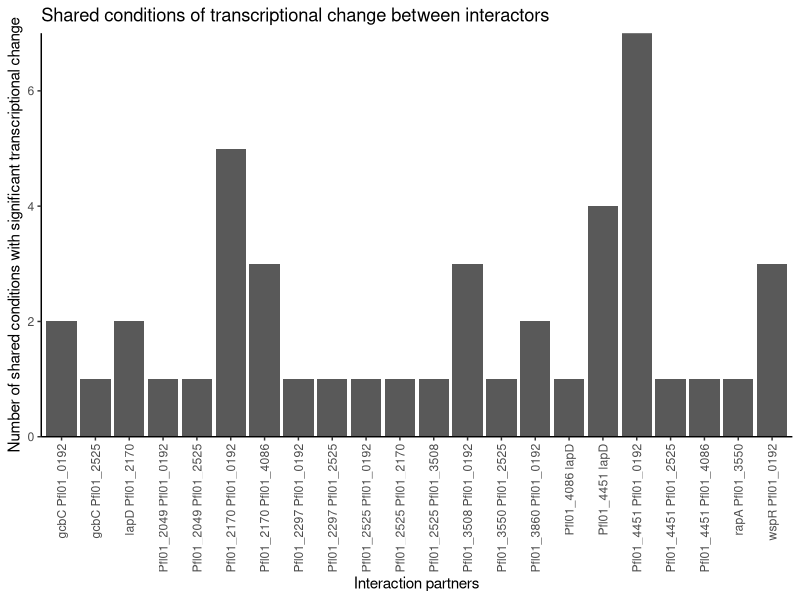

Source code (R): (Note: this script raises an error after producing the figure.)
library("gplots")
library(reshape2)
library("igraph")
library(ggplot2)

#
#B2H edge list
#

ord.mat <- read.csv("Data/B2H ordinal matrix.csv", stringsAsFactors = T, check.names = F)

row.names(ord.mat) <- ord.mat[,1]

ord.mat <- as.matrix(ord.mat[,-1])

bin.mat <- ord.mat

bin.mat[which(bin.mat>1)] <- 0

g <- graph.adjacency(bin.mat)
edge.list <- get.edgelist(g)

idx <- !duplicated(t(apply(edge.list, 1, sort)))

edge.list <- edge.list[idx, ]

edge.list <- data.frame(edge.list)

#
#Nanostring ratios
#

dat <- read.csv(file = "Data/Selected_solid.csv", check.names = F, stringsAsFactors = T)

rownames(dat) <- dat[,1]

uni.cols <- which(colnames(dat) =="Uni")

k10.cols <- which(colnames(dat) =="K10")

dat <- dat[,-1]

uni <- dat[,uni.cols-1]

K10 <- dat[,k10.cols-1]

dat <- dat[,-c(uni.cols-1,k10.cols-1)]

dat$K10 <- apply(K10,1,FUN = mean)

row.names(uni) <- rownames(dat)

dat.original <- dat

# convert data to reads per 1000

n <- ncol(uni)

for(i in(1:n)){
  uni[,i] <- (1000*uni[,i]/ sum(uni[,i]))
}

n <- ncol(dat)

for(i in(1:n)){
  dat[,i] <- (1000*dat[,i]/ sum(dat[,i]))
}

# calc SD per carbon in uni

dat.Z <- as.matrix(sweep(sweep(dat, 1, apply(uni,1,mean), FUN = "-"), 1, apply(uni, 1, sd), FUN = "/"))

# calculate p value from Z score matrix

dat.thresh <- as.matrix(log2(sweep(dat, 1, apply(uni,1,mean),  FUN = "/")))

dat.unthresh <- dat.thresh

dat.thresh[p.adjust(2*pnorm(-abs(dat.Z)), method = "BH") >0.05] <- 0

#dat.thresh[abs(dat.thresh) < 1] <- 0

nanostring.phenotypes <- data.frame(Gene = rep(rownames(dat.thresh), each = 50) , 
                                    Condition = rep(colnames(dat.thresh), length(rownames(dat))), Expression = 1)

for(i in 1:length(rownames(dat.thresh))){
  for(j in 1:length(colnames(dat.thresh))){
    nanostring.phenotypes$Expression[(i-1)*50+j] <- dat.thresh[i,j]
  }
}

nanostring.phenotypes$Binary <- 10

nanostring.phenotypes$Binary[nanostring.phenotypes$Expression < 0] <- -1

nanostring.phenotypes$Binary[nanostring.phenotypes$Expression > 0] <- 1

#
# Bring it all together
#

Expression.scoring <- data.frame(X1 = rep(edge.list$X1, each = 50) , X2 = rep(edge.list$X2, each = 50), CS = rep(colnames(dat.thresh)) ,
                                 ExpressionX1 = 50, ExpressionX2 = 50, ScoreX1 = 100, ScoreX2 = 100)

for(i in(1: nrow(dat.thresh))){
  Gene <- row.names(dat.thresh)[i]
  for(j in(1: length(colnames(dat.thresh)))){
CS <- colnames(dat.thresh)[j] 

Expression.scoring$ExpressionX1[Expression.scoring$X1 == Gene & Expression.scoring$CS == CS] <- nanostring.phenotypes$Expression[nanostring.phenotypes$Gene == Gene & nanostring.phenotypes$Condition == CS]
    
Expression.scoring$ExpressionX2[Expression.scoring$X2 == Gene & Expression.scoring$CS == CS] <- nanostring.phenotypes$Expression[nanostring.phenotypes$Gene == Gene & nanostring.phenotypes$Condition == CS]

Expression.scoring$ScoreX1[Expression.scoring$X1 == Gene & Expression.scoring$CS == CS] <- nanostring.phenotypes$Binary[nanostring.phenotypes$Gene == Gene & nanostring.phenotypes$Condition == CS]

Expression.scoring$ScoreX2[Expression.scoring$X2 == Gene & Expression.scoring$CS == CS] <- nanostring.phenotypes$Binary[nanostring.phenotypes$Gene == Gene & nanostring.phenotypes$Condition == CS]

  }
}

Expression.scoring$FinalScore <- 0

Expression.scoring$FinalScore[which(Expression.scoring$ScoreX1 + Expression.scoring$ScoreX2 == 2)] <- 1

Expression.scoring$FinalScore[which(Expression.scoring$ScoreX1 + Expression.scoring$ScoreX2 == -2)] <- 1

Shared <- data.frame(Combination = paste(Expression.scoring$X1[Expression.scoring$FinalScore == 1], 
                                         Expression.scoring$X2[Expression.scoring$FinalScore == 1], sep = " ")
                     , CS = Expression.scoring$CS[Expression.scoring$FinalScore == 1],
                     Score = Expression.scoring$FinalScore[Expression.scoring$FinalScore == 1])

nshared <- data.frame(table(Shared$Combination))

ggplot(data = nshared, aes(Var1, Freq)) +
  geom_bar(stat = "identity")+
  ggtitle("Shared conditions of transcriptional change between interactors") + xlab("Interaction partners") +
  ylab("Number of shared conditions with significant transcriptional change") +
  theme_bw() + theme(panel.border = element_blank(), panel.grid.major = element_blank(),
                     panel.grid.minor = element_blank(), axis.line = element_line(colour = "black")) + 
  theme(axis.text.x = element_text(angle=90, hjust = 1, vjust = 0.5)) +  
  scale_y_continuous(expand = c(0, 0)) +
  ggsave("Results/boxplot shared transcription for B2H.pdf", width = 15, height = 8, units = "in")

Expression.scoring$Allscore <- 0

Expression.scoring$Allscore[which(Expression.scoring$ScoreX1 + Expression.scoring$ScoreX2 == 2)] <- 1

Expression.scoring$Allscore[which(Expression.scoring$ScoreX1 + Expression.scoring$ScoreX2 == -2)] <- 1

Expression.scoring$Allscore[which(Expression.scoring$ScoreX1 + Expression.scoring$ScoreX2 == 0)] <- 2

Shared.both <- data.frame(X1 = Expression.scoring$X1[Expression.scoring$Allscore >0],
                          X2 = Expression.scoring$X2[Expression.scoring$Allscore > 0],
                          Combination = as.factor(paste(Expression.scoring$X1[Expression.scoring$Allscore >0], 
                                         Expression.scoring$X2[Expression.scoring$Allscore > 0], sep = " "))
                     , CS = Expression.scoring$CS[Expression.scoring$Allscore >0],
                     Score = Expression.scoring$Allscore[Expression.scoring$Allscore >0])

Shared.both$Score[Shared.both$Score == 1] <- "Same"

Shared.both$Score[Shared.both$Score == 2] <- "Opposite"

nshared.same <- data.frame(table(Shared.both$Combination[Shared.both$Score == "Same"]), score = "Same")

nshared.opposite <- data.frame(table(Shared.both$Combination[Shared.both$Score == "Opposite"]), score = "Opposite")

nshared.both <- rbind(nshared.same, nshared.opposite)

ggplot(data = nshared.both, aes(Var1, Freq, fill = score)) +
  geom_bar(stat = "identity")+
  ggtitle("Shared conditions of transcriptional change between interactors") + xlab("Interaction partners") +
  ylab("Number of shared conditions with significant transcriptional change") +
  theme_bw() + theme(panel.border = element_blank(), panel.grid.major = element_blank(),
                     panel.grid.minor = element_blank(), axis.line = element_line(colour = "black")) + 
  theme(axis.text.x = element_text(angle=90, hjust = 1, vjust = 0.5)) +  
  scale_y_continuous(expand = c(0, 0)) +
  ggsave("Results/boxplot shared and opposite transcription for B2H.pdf", width = 15, height = 8, units = "in")

sig.changes.df <- nanostring.phenotypes[nanostring.phenotypes$Expression != 0,]

nsig <- data.frame(table(sig.changes.df$Gene))

Expression.scoring$Total1 <- 1000

Expression.scoring$Total2 <- 1000

for(Gene in(nsig$Var1)){
  
  Expression.scoring$Total1[which(Expression.scoring$X1 == Gene)] <- nsig$Freq[nsig$Var1 == Gene]

  Expression.scoring$Total2[Expression.scoring$X2 == Gene] <- nsig$Freq[nsig$Var1 == Gene]
}

nshared.both$Gene1 <- 1

nshared.both$Gene2 <- 1

nshared.both$Gene1 <- sapply(strsplit(as.character(nshared.both$Var1)," "), `[`, 1)

nshared.both$Gene2 <- sapply(strsplit(as.character(nshared.both$Var1)," "), `[`, 2)

for(Gene in(nsig$Var1)){

nshared.both$Counts1[nshared.both$Gene1 == Gene] <- nsig$Freq[nsig$Var1 == Gene]
  
nshared.both$Counts2[nshared.both$Gene2 == Gene] <- nsig$Freq[nsig$Var1 == Gene]

}

nshared.both$Percent1 <- 100*nshared.both$Freq/nshared.both$Counts1

nshared.both$Percent2 <- 100*nshared.both$Freq/nshared.both$Counts2

nshared.p1 <- data.frame(Combination = nshared.both[,1], Percent = nshared.both[,8], score = nshared.both[,3], Gene = nshared.both[,4], Which = 1)

nshared.p2 <- data.frame(Combination = nshared.both[,1], Percent = nshared.both[,9], score = nshared.both[,3], Gene = nshared.both[,5], Which = 2)

nshared.final <- rbind(nshared.p1, nshared.p2)

nshared.final$Combination <- gsub(" ", "\n", nshared.final$Combination)

ggplot(nshared.final, aes(Which, Percent, fill = score)) +   
  geom_bar(stat="identity") +
  facet_wrap(~Combination, nrow=1, switch  = "x") +
  theme_bw() +
  theme(strip.text.x = element_text(angle = 90, vjust = 1),
        strip.background = element_rect(colour = NA, fill = NA), axis.text.x = element_blank(), axis.ticks.x=element_blank(),
        panel.border = element_blank(), panel.grid.major = element_blank(),
        panel.grid.minor = element_blank(), axis.line.x = element_line(colour = "black", size =0.5), axis.line.y = element_line(colour = "black", size =0.5)) +
  theme(axis.text.y = element_text(size = 15), text = element_text(size = 20), legend.text = element_text(size = 12)) +
  scale_y_continuous(expand = c(0, 0)) +
  ggtitle("Shared conditions of transcriptional change between interactors as a percentage of total number of conditions in which each gene's expression changed") + xlab("Interaction partners") +
  ylab("Shared conditions (%)") +
  ggsave("Results/boxplot shared and opposite transcription for B2H as percentage.pdf", width = 15, height = 8, units = "in")
